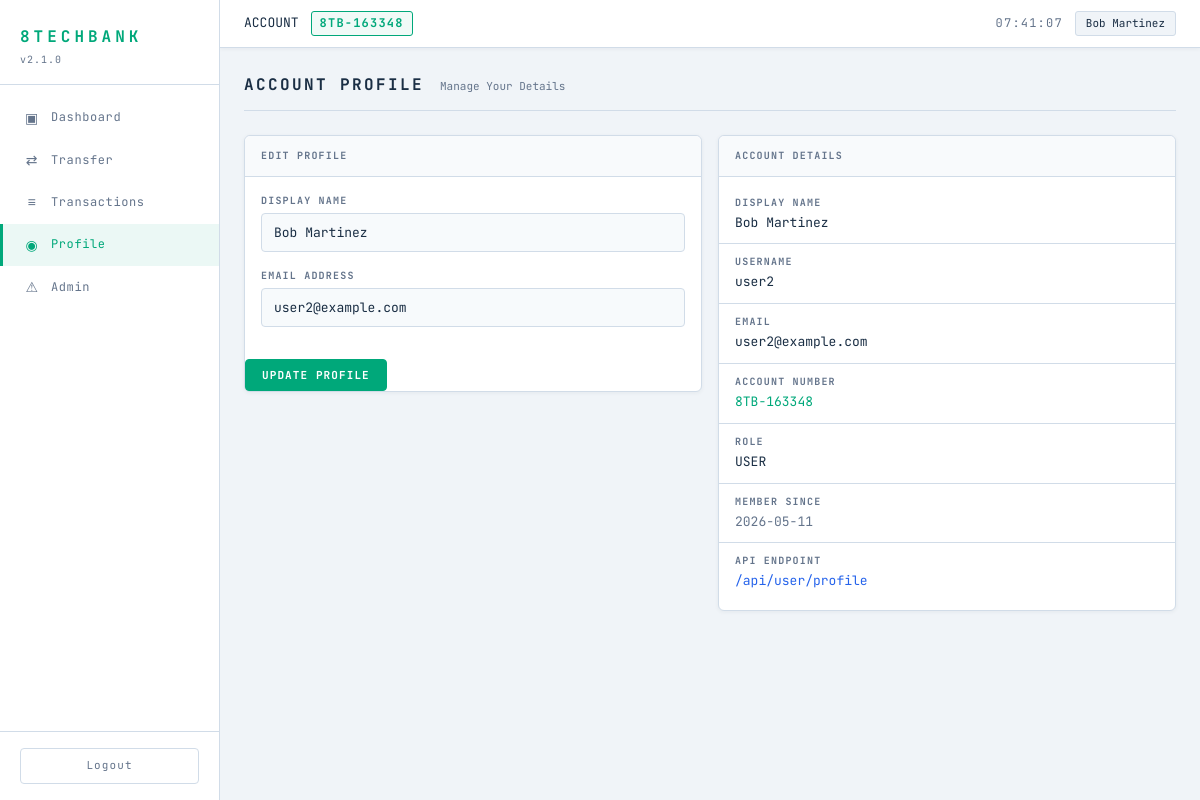
/profile (signed in), run on the app's committed database.
### tables this page shows
CREATE TABLE users (
    id INTEGER PRIMARY KEY AUTOINCREMENT,
    username TEXT NOT NULL UNIQUE,
    email TEXT NOT NULL UNIQUE,
    password TEXT NOT NULL,
    display_name TEXT NOT NULL,
    account_number TEXT NOT NULL UNIQUE,
    balance REAL NOT NULL DEFAULT 1000.00,
    role TEXT NOT NULL DEFAULT 'user',
    created_at TIMESTAMP DEFAULT CURRENT_TIMESTAMP
);

### routes/profile.py (the view, shortened to what this page needs)
@profile_bp.route('/profile', methods=['GET', 'POST'])
def profile():
    if 'user_id' not in session:
        return redirect(url_for('auth.login'))
    user_id = session['user_id']
    error = None
    success = None
    user = raw_query("SELECT * FROM users WHERE id=" + str(user_id), fetchone=True)
    return render_template('profile.html', user=user, error=error, success=success)

### database.py (called while the page is built)
def get_db():
    conn = sqlite3.connect(DATABASE_PATH)
    conn.row_factory = sqlite3.Row
    return conn

def raw_query(sql, fetchone=False):
    conn = get_db()
    try:
        cur = conn.execute(sql)
        conn.commit()
        if fetchone:
            return cur.fetchone()
        return cur.fetchall()
    except Exception as e:
        conn.close()
        raise e
    finally:
        conn.close()

### templates/profile.html (shortened to what this page needs)
{% extends "base.html" %}
{% block content %}
<div class="page-header">
    <h2 class="page-title">ACCOUNT PROFILE</h2>
    <span class="page-subtitle">Manage Your Details</span>
</div>
<div class="profile-layout">
    <div class="profile-form-col">
        <div class="card">
            <div class="card-header">
                <span class="micro-label">EDIT PROFILE</span>
            </div>
            <form method="POST" action="{{ url_for('profile.profile') }}">
                <div class="form-group">
                    <label class="micro-label">DISPLAY NAME</label>
                    <input type="text" name="display_name" class="form-input"
                           value="{{ user.display_name }}">
                </div>
                <div class="form-group">
                    <label class="micro-label">EMAIL ADDRESS</label>
                    <input type="email" name="email" class="form-input"
                           value="{{ user.email }}">
                </div>
                <button type="submit" class="btn btn-primary">UPDATE PROFILE</button>
            </form>
        </div>
    </div>
    <div class="profile-info-col">
        <div class="card">
            <div class="card-header">
                <span class="micro-label">ACCOUNT DETAILS</span>
            </div>
            <div class="info-rows">
                <div class="info-row">
                    <span class="micro-label">DISPLAY NAME</span>
                    <span class="info-value">{{ user.display_name | safe }}</span>
                </div>
                <div class="info-row">
                    <span class="micro-label">USERNAME</span>
                    <span class="info-value mono">{{ user.username }}</span>
                </div>
                <div class="info-row">
                    <span class="micro-label">EMAIL</span>
                    <span class="info-value">{{ user.email }}</span>
                </div>
                <div class="info-row">
                    <span class="micro-label">ACCOUNT NUMBER</span>
                    <span class="info-value mono accent">{{ user.account_number }}</span>
                </div>
                <div class="info-row">
                    <span class="micro-label">ROLE</span>
                    <span class="info-value">{{ user.role | upper }}</span>
                </div>
                <div class="info-row">
                    <span class="micro-label">MEMBER SINCE</span>
                    <span class="info-value muted">{{ user.created_at[:10] }}</span>
                </div>
                <div class="info-row">
                    <span class="micro-label">API ENDPOINT</span>
                    <a href="{{ url_for('api.api_user_profile') }}" class="info-value link">/api/user/profile</a>
                </div>
            </div>
        </div>
    </div>
</div>
{% endblock %}

### templates/base.html (shortened to what this page needs)
<!DOCTYPE html>
<html lang="en">
<head>
    <link rel="stylesheet" href="{{ url_for('static', filename='style.css') }}">
</head>
<body>
    <div class="layout">
        <aside class="sidebar">
            <div class="sidebar-header">
                <h1 class="logo">8TECHBANK</h1>
                <div class="version">v2.1.0</div>
            </div>
            <nav class="sidebar-nav">
                <a href="{{ url_for('dashboard.dashboard') }}" class="nav-item {% if request.endpoint == 'dashboard.dashboard' %}active{% endif %}">
                    <span class="nav-icon">▣</span>
                    <span>Dashboard</span>
                </a>
                <a href="{{ url_for('transfer.transfer') }}" class="nav-item {% if request.endpoint == 'transfer.transfer' %}active{% endif %}">
                    <span class="nav-icon">⇄</span>
                    <span>Transfer</span>
                </a>
                <a href="{{ url_for('transactions.transactions') }}" class="nav-item {% if request.endpoint == 'transactions.transactions' %}active{% endif %}">
                    <span class="nav-icon">≡</span>
                    <span>Transactions</span>
                </a>
                <a href="{{ url_for('profile.profile') }}" class="nav-item {% if request.endpoint == 'profile.profile' %}active{% endif %}">
                    <span class="nav-icon">◉</span>
                    <span>Profile</span>
                </a>
                <a href="{{ url_for('admin.admin') }}" class="nav-item {% if request.endpoint == 'admin.admin' %}active{% endif %}">
                    <span class="nav-icon">⚠</span>
                    <span>Admin</span>
                </a>
            </nav>
            <div class="sidebar-footer">
                <a href="{{ url_for('auth.logout') }}" class="logout-btn">Logout</a>
            </div>
        </aside>
        <main class="main-content">
            <header class="topbar">
                <div class="topbar-left">
                    <span class="label">ACCOUNT</span>
                    <span class="account-badge">{{ session.account_number }}</span>
                </div>
                <div class="topbar-right">
                    <div class="clock" id="liveClock">--:--:--</div>
                    <div class="user-pill">{{ session.display_name }}</div>
                </div>
            </header>
            <div class="content">
                {% block content %}{% endblock %}
            </div>
        </main>
    </div>
</body>
</html>

### data on the page
users: account_number "8TB-163348", display_name "Bob Martinez", email "user2@example.com", username "user2", role "USER", created_at "2026-05-11"
